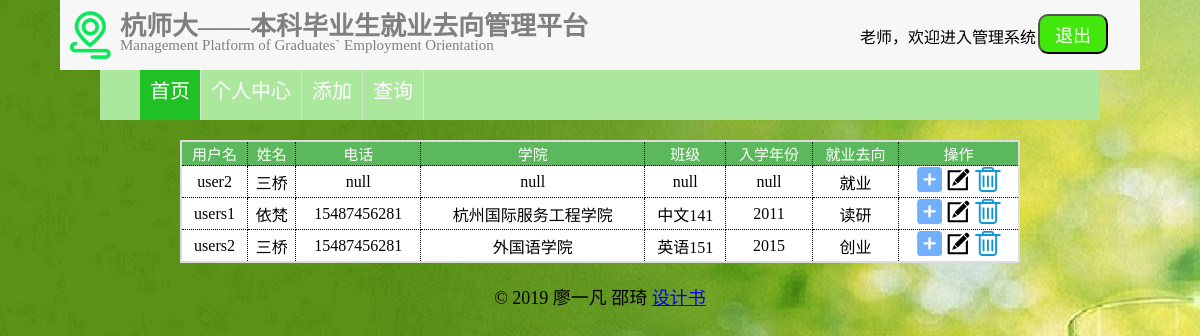
The page /php/teacher_main.php on the database its author committed.
### tables this page shows
CREATE TABLE IF NOT EXISTS `students` (
  `ID` varchar(20) NOT NULL COMMENT '学号',
  `nickname` varchar(20) NOT NULL COMMENT '昵称',
  `realname` varchar(20) NOT NULL COMMENT '真实名',
  `sex` int(11) NOT NULL COMMENT '性别(0为男)',
  `phonenum` varchar(20) NOT NULL COMMENT '电话号码',
  `email` varchar(20) NOT NULL COMMENT '邮箱',
  `college` varchar(20) NOT NULL COMMENT '学院',
  `class` varchar(20) NOT NULL COMMENT '班级',
  `year` varchar(10) NOT NULL COMMENT '入学年份',
  `image` varchar(30) NOT NULL DEFAULT '../images/头像.png' COMMENT '头像',
  `go` int(20) NOT NULL COMMENT '就业去向(1-4,1就业,2创业,3读研,4待业)',
  `isuse` int(11) NOT NULL DEFAULT '1' COMMENT '软删除',
  PRIMARY KEY (`ID`)
);

### php/teacher_main_db.php (the view, shortened to what this page needs)
<link rel="stylesheet" type="text/css" href="../css/style.css">
<?php
	include("conn.php");
	$isuse=1;
	$sql="SELECT ID,realname,email,phonenum,college,class,year,go FROM students WHERE isuse='$isuse'";
	$rs=mysqli_query($conn,$sql);
	echo "<table>
			<tr>
				<td>用户名</td>
				<td>姓名</td>
				<td>电话</td>
				<td>学院</td>
				<td>班级</td>
				<td>入学年份</td>
				<td>就业去向</td>
				<td>操作</td>
			</tr>
	";
	while($row=mysqli_fetch_array($rs))
	{
		if($row['go']==1)
			$go='就业';
		else if($row['go']==2)
			$go='创业';
		else if($row['go']==3)
			$go='读研';
		else if($row['go']==4)
			$go='待业';
		echo "<tr>
				<td>".$row['ID']."</td>
				<td>".$row['realname']."</td>
				<td>".$row['phonenum']."</td>
				<td>".$row['college']."</td>
				<td>".$row['class']."</td>
				<td>".$row['year']."</td>
				<td>$go</td>";
		echo "<td>
		<a href='add.php'><img src='../images/add.png' title='添加'></a>
				<a href='write.php?id=".$row['ID']."'><img src='../images/write.png' title='编辑'></a>
				<a href='delete.php?id=".$row['ID']."'><img src='../images/delete.png' title='删除'></a>
				</td>
		</tr>";
	}
	echo "</table>";
?>

### php/teacher_main.php (shortened to what this page needs)
<!DOCTYPE html>
<html>
<head>
</head>
<body>
	<?php include("teacher_top.php") ?>
	<div id="container">
			<?php include("teacher_main_db.php") ?>
	</div>
</body>
</html>

### php/teacher_top.php
<link rel="stylesheet" type="text/css" href="../css/teacher_top.css">
<body background="../images/aa.jpg" id="background_img">
	<div id="teacher_top">
		<div id="title_right">
			<img src="../images/login_path.png" alt="定位图标" id="top_photo">
			<h1 id="top_title">杭师大——本科毕业生就业去向管理平台</h1>
			<p id="top_titleE">Management Platform of Graduates` Employment Orientation</p>
		</div>
		<form action="login.php" method="post" accept-charset="utf-8">
			<input type="submit" name="exitBtn" id="exit" value="退出">
		</form>
		<div id="output">
			<?php include("teacher_top_output.php"); ?>
		</div>
	</div>
</body>

### php/teacher_top_output.php (shortened to what this page needs)
<?php
	$teachersId=$_SESSION['id'];
	include("conn.php");
	$sql = "SELECT realname FROM teachers WHERE isuse=1 AND ID='$teachersId'";
	$rs = mysqli_query($conn,$sql);
	$row=mysqli_fetch_array($rs);
	echo "<div id='welcome'><p>".$row['realname']."老师，欢迎进入管理系统</p></div>";
 ?>

### css/teacher_top.css (style rules this page uses)
#teacher_top { background:#f7f7f7; height: 70px; margin: auto; width: 90%; }
#top_photo { width: 60px; float: left; position: relative; top: 5px; }
#top_title { color: gray; font-size: 26px; position: relative; top: 5px; }
#top_titleE { position: relative; top: 5%; font-size: 15px; color: gray; }
#exit { position: relative; top: -40px; left: 85%; width: 70px; height: 40px; font-size: 18px; color: white; background: #42e80c; border-radius: 10px; }
#output { padding-right: 50%; width: 230px; }
#title_right { width: 600px; }
#welcome { position: relative; left:800px; top: -70px; }

### css/nav.css (style rules this page uses)
* { margin: 0; }
ul { list-style-type: none; margin: auto; overflow: hidden; background: #abe89e; font-size: 20px; height: 50px; width:80%; position: relative; }
li { float: left; padding-right: 10px; padding-left: 10px; height: 50px; border-right: 1px solid #d4e8d1; }
li a { display: block; color: white; text-align: center; text-decoration: none; position: relative; top: 5px; }
li:last-child { border-bottom: none; }
.active { background: #20c125; }

### css/style.css (style rules this page uses)
table { border-collapse: collapse; background: #fff; width:70%; margin:auto; margin-bottom:20px; margin-top: 20px; border:2px solid #ddd; }
td { border:1px dotted #000; }
tr { text-align: center; }
tr:first-child { font-size:15px; padding:5px; background: #5cb85c; color:#fff; }

### css/footer.css (style rules this page uses)
footer { text-align: center; font-size: 18px; margin-top: 20px; }

### rows shown on the page
students: ID "user2", realname "三桥", phonenum "null", college "null", class "null", year "null", go "就业"
students: ID "users1", realname "依梵", phonenum "15487456281", college "杭州国际服务工程学院", class "中文141", year "2011", go "读研"
students: ID "users2", realname "三桥", phonenum "15487456281", college "外国语学院", class "英语151", year "2015", go "创业"
